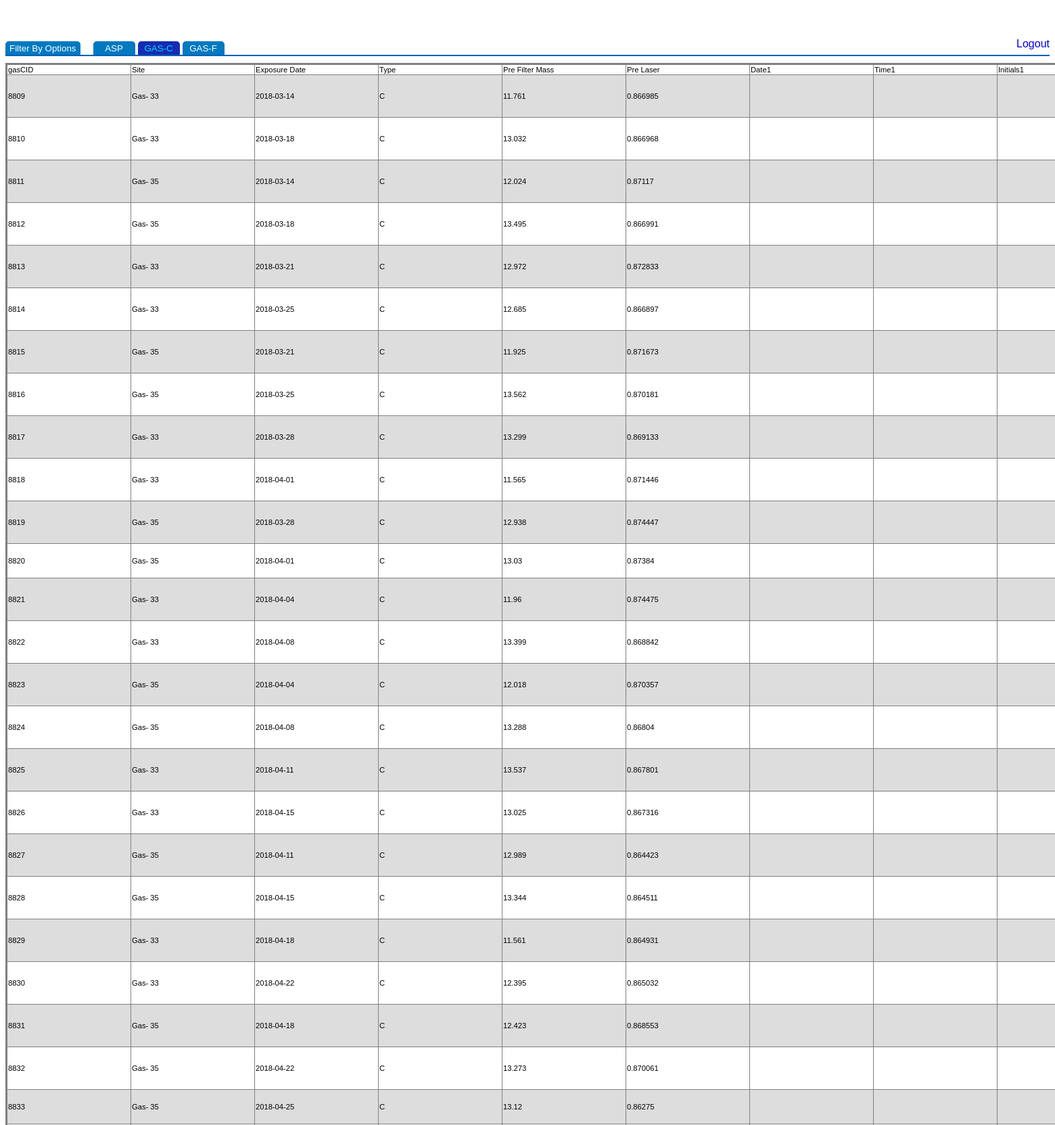
The page /AllGASCData.php (signed in, upper part) on the database its author committed.
### tables this page shows
CREATE TABLE IF NOT EXISTS `gasc` (
  `gasCID` int(11) NOT NULL AUTO_INCREMENT,
  `Site` varchar(15) DEFAULT NULL,
  `Exposure Date` date DEFAULT NULL,
  `Type` char(1) DEFAULT NULL,
  `Pre Filter Mass` double DEFAULT NULL,
  `Pre Laser` double DEFAULT NULL,
  `Date1` text,
  `Time1` text,
  `Initials1` text,
  `Vacuum Valve Closed` int(11) DEFAULT NULL,
  `Pre Vacuum` double DEFAULT NULL,
  `Pre Mass Volume` int(11) DEFAULT NULL,
  `Post Filter Mass` double DEFAULT NULL,
  `Post Laser` double DEFAULT NULL,
  `Date2` text,
  `Time2` text,
  `Initials2` text,
  `Post Vacuum` double DEFAULT NULL,
  `Post Mass Volume` int(11) DEFAULT NULL,
  `Finish Flow Rate` double DEFAULT NULL,
  `Elapsed Time` double DEFAULT NULL,
  `Temperature Max` double DEFAULT NULL,
  `Temperature Min` double DEFAULT NULL,
  `Comments` text,
  `PostDate` text,
  `ReturnDate` text,
  `QA` text,
  `QR barcode Information` text,
  `Exposure Day` varchar(15) DEFAULT NULL,
  `Exposure Month` varchar(15) DEFAULT NULL,
  `Exposure Year` varchar(15) DEFAULT NULL,
  `SamplingDay` text,
  `I0 (405)` double DEFAULT NULL,
  `I0 (465)` double DEFAULT NULL,
  `I0 (525)` double DEFAULT NULL,
  `I0 (639)` double DEFAULT NULL,
  `I0 (870)` double DEFAULT NULL,
  `I0 (940)` double DEFAULT NULL,
  `I0 (1050)` double DEFAULT NULL,
  `I (405)` double DEFAULT NULL,
  `I (465)` double DEFAULT NULL,
  `I (525)` double DEFAULT NULL,
  `I (639)` double DEFAULT NULL,
  `I (870)` double DEFAULT NULL,
  `I (940)` double DEFAULT NULL,
  `I (1050)` double DEFAULT NULL,
  PRIMARY KEY (`gasCID`)
);

### AllGASCData.php (the view, shortened to what this page needs)
<?php
   require_once("db_connect.php");
   ?>
<!DOCTYPE html>
<html lang="en">
   <head>
      <link rel="stylesheet" href="CSS/styles.css">
      <link rel="stylesheet" href="CSS/font-awesome/css/font-awesome.min.css">
   </head>
   <body>
      <div class = "secondBarContainer">
         <div class = "secondBar">
            <button type = "button" onclick = "ToggleFilterMenu();" class = "btn-filter-menu">
               <p class = 'whiteText'>Filter By Options</p>
            </button>
            <button type = "button" onclick = "ViewASPData();" class = "btn-filter-menu" style = "margin-left:15px;">
               <p class = 'whiteText' style = "width:50px;">ASP</p>
            </button>
            <button type = "button" onclick = "ViewGASCData();" class = "btn-filter-menu" style = "background-color: #162bb3;">
               <p class = 'whiteText' style = "width:50px; color: #04dcf0;">GAS-C</p>
            </button>
            <button type = "button" onclick = "ViewGASFData();" class = "btn-filter-menu">
               <p class = 'whiteText' style = "width:50px;">GAS-F</p>
            </button>
            <div class = "rightDiv">
               <a href="logoff.php" style = "font-family:helvetica;">Logout</a>
            </div>
         </div>
      </div>
      <div class = "navSpacer"></div>
      <?php
              if (isset($_POST['column'])){
              if(isset($_POST['filter'])) {
               $chkbox = $_POST['filter'];
               $i = 0;
              $sql_where = implode (" , ", $chkbox);
               While($i < sizeof($sql_where))
               {
               $i++;
               }
               $sql = "SELECT $sql_where FROM gasc WHERE `Exposure Date` >= now()-interval 3 month ";
              $result = mysqli_query($connection,$sql) or die(mysql_error());
              if (mysqli_num_rows($result) == 0)
                  {
                      echo "Sorry, but we can not find an entry to match your query...<br><br>";
              		 }
              		     else
                  {
                     $all_property = array();
              echo '<table class="data-table" border="2" width="auto" overflow: "auto" ID="Table1" style="font-size: 70%;">
                      <tr class="data-heading">';
              		while ($property = mysqli_fetch_field($result)) {
                  echo '<td>' . $property->name . '</td>';
                  array_push($all_property, $property->name);
              }
              	}
              	echo '</tr>';
              while ($row = mysqli_fetch_array($result)) {
                  echo "<tr>";
                  foreach ($all_property as $item) {
                      echo '<td>' . $row[$item] . '<div style= "width:180px;"</div></td>';
                  }
                  echo '</tr>';
              }
              }
               }
            else
            {
         $result = mysqli_query($connection,"SELECT * FROM gasc WHERE `Exposure Date` >= now()-interval 3 month");
         $all_property = array();
         echo '<table class="data-table" border="2" width="auto" overflow: "auto" ID="Table1" style="font-size: 70%;">
                <tr class="data-heading">';
         while ($property = mysqli_fetch_field($result)) {
            echo '<td>' . $property->name . '</td>';
            array_push($all_property, $property->name);
         }
         echo '</tr>';
         while ($row = mysqli_fetch_array($result)) {
            echo "<tr>";
            foreach ($all_property as $item) {
                echo '<td>' . $row[$item] . '<div style= "width:180px;"</div></td>';
            }
            echo '</tr>';
         }
         echo "</table>";
         }
               ?>
   </body>
</html>

### CSS/styles.css (style rules this page uses)
.secondBarContainer { position: fixed; padding-left: 8px; padding-right: 8px; left: 0px; right: 0px; background: white; margin-top: 48px; z-index: 1; }
.secondBar { height: 25px; width: 100%; border-bottom: 2px solid; border-color: #005eb8; }
.secondBar p { display: inline-block; margin: 0; }
.secondBar a { text-decoration: none; color: #0000EE; }
.rightDiv { display: inline-block; float: right; }
.navSpacer { width: 100%; height: 75px; }
.whiteText { padding: 0px; margin: 0px; vertical-align: middle; display: inline-block; color: white; font-family: Arial; margin-right: 5px; }
.btn-filter-menu { height: 80%; margin-top: 5px; background-color: #0079c0; border-style: none; border-top-left-radius: 5px; border-top-right-radius: 5px; }
button { font-family: Arial; }
a { text-decoration: none; color: #0000EE; }
table { margin-top: 10px; border-collapse: collapse; display: inline-block; background-color: white; }
td, th { text-align: left; font-family: Arial; }
tr:nth-child(even) { background-color: #dddddd; }

### rows shown on the page
gasc: gasCID "8809", Site "Gas- 33", Exposure Date "2018-03-14", Type "C", Pre Filter Mass "11.761", Pre Laser "0.866985"
gasc: gasCID "8810", Site "Gas- 33", Exposure Date "2018-03-18", Type "C", Pre Filter Mass "13.032", Pre Laser "0.866968"
gasc: gasCID "8811", Site "Gas- 35", Exposure Date "2018-03-14", Type "C", Pre Filter Mass "12.024", Pre Laser "0.87117"
gasc: gasCID "8812", Site "Gas- 35", Exposure Date "2018-03-18", Type "C", Pre Filter Mass "13.495", Pre Laser "0.866991"
gasc: gasCID "8813", Site "Gas- 33", Exposure Date "2018-03-21", Type "C", Pre Filter Mass "12.972", Pre Laser "0.872833"
gasc: gasCID "8814", Site "Gas- 33", Exposure Date "2018-03-25", Type "C", Pre Filter Mass "12.685", Pre Laser "0.866897"
gasc: gasCID "8815", Site "Gas- 35", Exposure Date "2018-03-21", Type "C", Pre Filter Mass "11.925", Pre Laser "0.871673"
gasc: gasCID "8816", Site "Gas- 35", Exposure Date "2018-03-25", Type "C", Pre Filter Mass "13.562", Pre Laser "0.870181"
gasc: gasCID "8817", Site "Gas- 33", Exposure Date "2018-03-28", Type "C", Pre Filter Mass "13.299", Pre Laser "0.869133"
gasc: gasCID "8818", Site "Gas- 33", Exposure Date "2018-04-01", Type "C", Pre Filter Mass "11.565", Pre Laser "0.871446"
gasc: gasCID "8819", Site "Gas- 35", Exposure Date "2018-03-28", Type "C", Pre Filter Mass "12.938", Pre Laser "0.874447"
gasc: gasCID "8820", Site "Gas- 35", Exposure Date "2018-04-01", Type "C", Pre Filter Mass "13.03", Pre Laser "0.87384"
gasc: gasCID "8821", Site "Gas- 33", Exposure Date "2018-04-04", Type "C", Pre Filter Mass "11.96", Pre Laser "0.874475"
gasc: gasCID "8822", Site "Gas- 33", Exposure Date "2018-04-08", Type "C", Pre Filter Mass "13.399", Pre Laser "0.868842"
gasc: gasCID "8823", Site "Gas- 35", Exposure Date "2018-04-04", Type "C", Pre Filter Mass "12.018", Pre Laser "0.870357"
gasc: gasCID "8824", Site "Gas- 35", Exposure Date "2018-04-08", Type "C", Pre Filter Mass "13.288", Pre Laser "0.86804"
gasc: gasCID "8825", Site "Gas- 33", Exposure Date "2018-04-11", Type "C", Pre Filter Mass "13.537", Pre Laser "0.867801"
gasc: gasCID "8826", Site "Gas- 33", Exposure Date "2018-04-15", Type "C", Pre Filter Mass "13.025", Pre Laser "0.867316"
gasc: gasCID "8827", Site "Gas- 35", Exposure Date "2018-04-11", Type "C", Pre Filter Mass "12.989", Pre Laser "0.864423"
gasc: gasCID "8828", Site "Gas- 35", Exposure Date "2018-04-15", Type "C", Pre Filter Mass "13.344", Pre Laser "0.864511"
gasc: gasCID "8829", Site "Gas- 33", Exposure Date "2018-04-18", Type "C", Pre Filter Mass "11.561", Pre Laser "0.864931"
gasc: gasCID "8830", Site "Gas- 33", Exposure Date "2018-04-22", Type "C", Pre Filter Mass "12.395", Pre Laser "0.865032"
gasc: gasCID "8831", Site "Gas- 35", Exposure Date "2018-04-18", Type "C", Pre Filter Mass "12.423", Pre Laser "0.868553"
gasc: gasCID "8832", Site "Gas- 35", Exposure Date "2018-04-22", Type "C", Pre Filter Mass "13.273", Pre Laser "0.870061"
gasc: gasCID "8833", Site "Gas- 35", Exposure Date "2018-04-25", Type "C", Pre Filter Mass "13.12", Pre Laser "0.86275"

### other values the page prints
$property->name "gasCID"
$property->name "Site"
$property->name "Exposure Date"
$property->name "Type"
$property->name "Pre Filter Mass"
$property->name "Pre Laser"
$property->name "Date1"
$property->name "Time1"
$property->name "Initials1"
